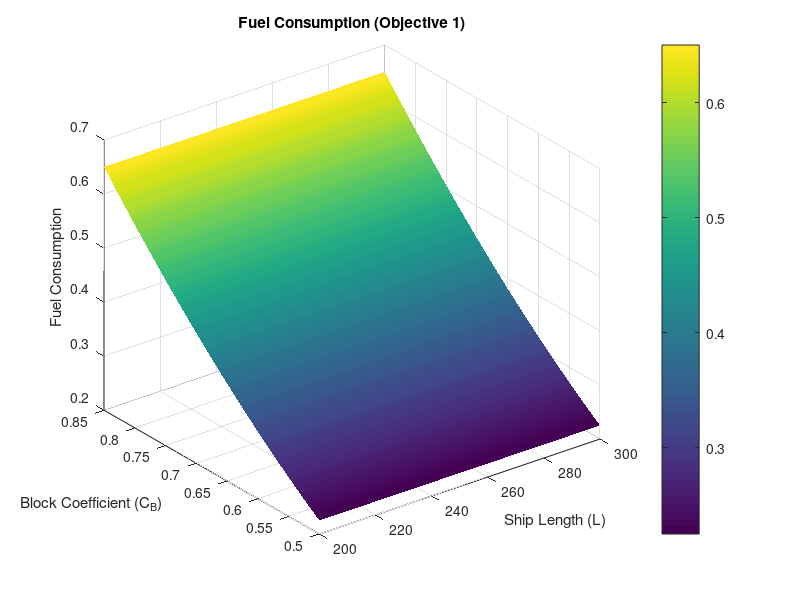
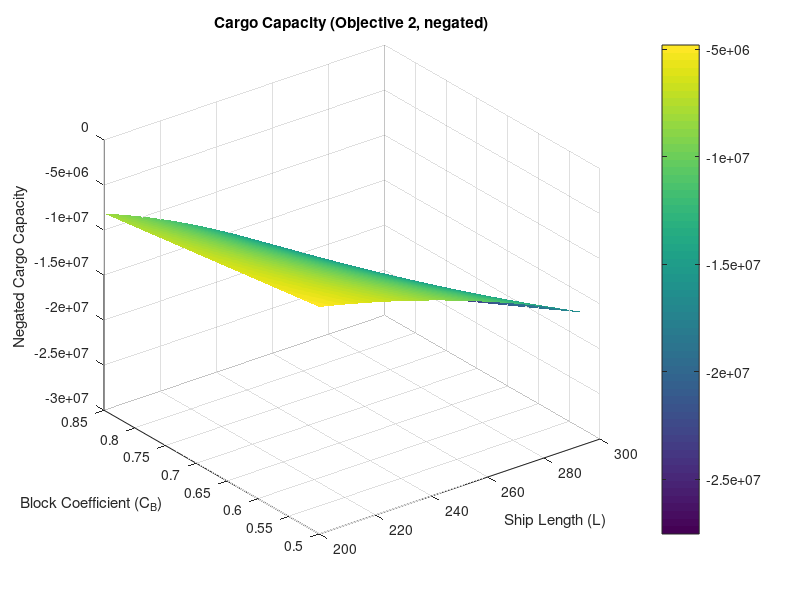
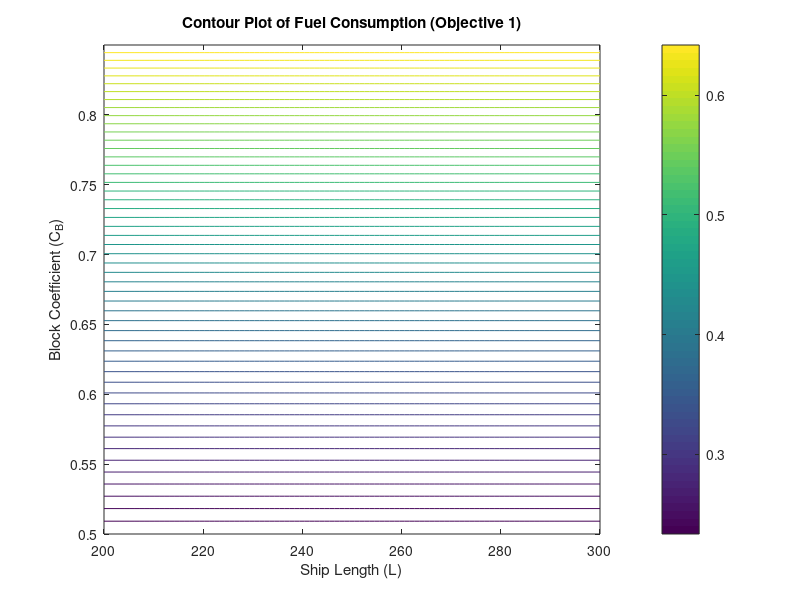
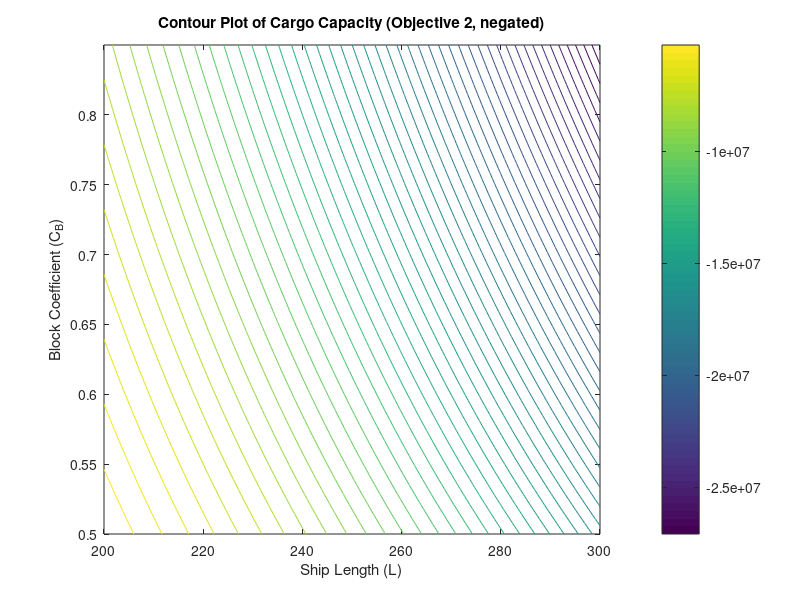

Reproduce these figures in MATLAB, in order.
% Define ranges for L (ship length) and C_B (block coefficient)
L_range = linspace(200, 300, 100);  % Ship length range (from 50 to 200 meters)
C_B_range = linspace(0.5, 0.85, 100);  % Block coefficient range (from 0.5 to 0.85)

% Preallocate matrices for objective values
fuelConsumptionValues = zeros(length(L_range), length(C_B_range));
cargoCapacityValues = zeros(length(L_range), length(C_B_range));

% Constants based on previous estimations
a = 0.15;  % Frictional resistance constant
b = 0.9;   % Wave-making resistance constant
c = 1.2;   % Cargo capacity constant

% Calculate fuel consumption and cargo capacity for each combination of L and C_B
for i = 1:length(L_range)
    for j = 1:length(C_B_range)
        L = L_range(i);
        C_B = C_B_range(j);
        
        % Objective 1: Fuel Consumption (to minimize)
        fuelConsumptionValues(i, j) = a * L^(-2) + b * C_B^2;
        
        % Objective 2: Cargo Capacity (to maximize, negated for minimization)
        cargoCapacityValues(i, j) = - (c * L^3 * C_B);  % Negative for minimization
    end
end

% Create a meshgrid for L and C_B to plot 3D surfaces
[L_mesh, C_B_mesh] = meshgrid(L_range, C_B_range);

% Plot Fuel Consumption (Objective 1)
figure;
surf(L_mesh, C_B_mesh, fuelConsumptionValues');
title('Fuel Consumption (Objective 1)');
xlabel('Ship Length (L)');
ylabel('Block Coefficient (C_B)');
zlabel('Fuel Consumption');
colorbar;
shading interp;  % Smooth shading for better visualization

% Plot Cargo Capacity (Objective 2)
figure;
surf(L_mesh, C_B_mesh, cargoCapacityValues');
title('Cargo Capacity (Objective 2, negated)');
xlabel('Ship Length (L)');
ylabel('Block Coefficient (C_B)');
zlabel('Negated Cargo Capacity');
colorbar;
shading interp;  % Smooth shading for better visualization

% If you want to plot contour plots for a 2D view:
figure;
contour(L_mesh, C_B_mesh, fuelConsumptionValues', 50);
title('Contour Plot of Fuel Consumption (Objective 1)');
xlabel('Ship Length (L)');
ylabel('Block Coefficient (C_B)');
colorbar;

figure;
contour(L_mesh, C_B_mesh, cargoCapacityValues', 50);
title('Contour Plot of Cargo Capacity (Objective 2, negated)');
xlabel('Ship Length (L)');
ylabel('Block Coefficient (C_B)');
colorbar;